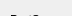
              <widget class="QWidget" name="scrollAreaWidgetContents">
               <property name="geometry">
                <rect>
                 <x>0</x>
                 <y>0</y>
                 <width>72</width>
                 <height>16</height>
                </rect>
               </property>
               <widget class="QLineEdit" name="portscan_IP_3">
                <property name="geometry">
                 <rect>
                  <x>10</x>
                  <y>40</y>
                  <width>211</width>
                  <height>27</height>
                 </rect>
                </property>
                <property name="placeholderText">
                 <string>8.8.8.8</string>
                </property>
               </widget>
               <widget class="QCheckBox" name="portscan_stealth_check_3">
                <property name="geometry">
                 <rect>
                  <x>100</x>
                  <y>140</y>
                  <width>100</width>
                  <height>25</height>
                 </rect>
                </property>
                <property name="maximumSize">
                 <size>
                  <width>100</width>
                  <height>16777215</height>
                 </size>
                </property>
                <property name="text">
                 <string>Stealth</string>
                </property>
               </widget>
               <widget class="QCheckBox" name="checkBox_6">
                <property name="geometry">
                 <rect>
                  <x>100</x>
                  <y>160</y>
                  <width>100</width>
                  <height>25</height>
                 </rect>
                </property>
                <property name="maximumSize">
                 <size>
                  <width>100</width>
                  <height>16777215</height>
                 </size>
                </property>
                <property name="text">
                 <string>Other2</string>
                </property>
               </widget>
               <widget class="QCheckBox" name="portscan_standard_check_3">
                <property name="geometry">
                 <rect>
                  <x>10</x>
                  <y>139</y>
                  <width>100</width>
                  <height>25</height>
                 </rect>
                </property>
                <property name="maximumSize">
                 <size>
                  <width>100</width>
                  <height>16777215</height>
                 </size>
                </property>
                <property name="text">
                 <string>Standard</string>
                </property>
               </widget>
               <widget class="QLineEdit" name="portscan_extraport_2">
                <property name="geometry">
                 <rect>
                  <x>10</x>
                  <y>106</y>
                  <width>211</width>
                  <height>27</height>
                 </rect>
                </property>
                <property name="placeholderText">
                 <string>80, 443</string>
                </property>
               </widget>
               <widget class="QLineEdit" name="portscan_maxport_3">
                <property name="geometry">
                 <rect>
                  <x>120</x>
                  <y>75</y>
                  <width>101</width>
                  <height>27</height>
                 </rect>
                </property>
                <property name="placeholderText">
                 <string>1024</string>
                </property>
               </widget>
               <widget class="QCheckBox" name="checkBox_7">
                <property name="geometry">
                 <rect>
                  <x>10</x>
                  <y>160</y>
                  <width>100</width>
                  <height>25</height>
                 </rect>
                </property>
                <property name="maximumSize">
                 <size>
                  <width>100</width>
                  <height>16777215</height>
                 </size>
                </property>
                <property name="text">
                 <string>Other1</string>
                </property>
               </widget>
               <widget class="QLineEdit" name="portscan_minport_3">
                <property name="geometry">
                 <rect>
                  <x>10</x>
                  <y>75</y>
                  <width>101</width>
                  <height>27</height>
                 </rect>
                </property>
                <property name="placeholderText">
                 <string>1</string>
                </property>
               </widget>
               <widget class="QLabel" name="label_21">
                <property name="geometry">
                 <rect>
                  <x>10</x>
                  <y>10</y>
                  <width>66</width>
                  <height>19</height>
                 </rect>
                </property>
                <property name="text">
                 <string>PortScan</string>
                </property>
               </widget>
               <widget class="Line" name="line_4">
                <property name="geometry">
                 <rect>
                  <x>10</x>
                  <y>200</y>
                  <width>211</width>
                  <height>31</height>
                 </rect>
                </property>
                <property name="orientation">
                 <enum>Qt::Horizontal</enum>
                </property>
               </widget>
               <widget class="QCheckBox" name="portscan_stealth_check_6">
                <property name="geometry">
                 <rect>
                  <x>330</x>
                  <y>140</y>
                  <width>100</width>
                  <height>25</height>
                 </rect>
                </property>
                <property name="maximumSize">
                 <size>
                  <width>100</width>
                  <height>16777215</height>
                 </size>
                </property>
                <property name="text">
                 <string>Stealth</string>
                </property>
               </widget>
               <widget class="QCheckBox" name="checkBox_12">
                <property name="geometry">
                 <rect>
                  <x>330</x>
                  <y>160</y>
                  <width>100</width>
                  <height>25</height>
                 </rect>
                </property>
                <property name="maximumSize">
                 <size>
                  <width>100</width>
                  <height>16777215</height>
                 </size>
                </property>
                <property name="text">
                 <string>Other2</string>
                </property>
               </widget>
               <widget class="QLineEdit" name="portscan_IP_6">
                <property name="geometry">
                 <rect>
                  <x>240</x>
                  <y>40</y>
                  <width>211</width>
                  <height>27</height>
                 </rect>
                </property>
                <property name="placeholderText">
                 <string>8.8.8.8</string>
                </property>
               </widget>
               <widget class="QCheckBox" name="portscan_standard_check_6">
                <property name="geometry">
                 <rect>
                  <x>240</x>
                  <y>139</y>
                  <width>100</width>
                  <height>25</height>
                 </rect>
                </property>
                <property name="maximumSize">
                 <size>
                  <width>100</width>
                  <height>16777215</height>
                 </size>
                </property>
                <property name="text">
                 <string>Standard</string>
                </property>
               </widget>
               <widget class="QLineEdit" name="portscan_extraport_5">
                <property name="geometry">
                 <rect>
                  <x>240</x>
                  <y>106</y>
                  <width>211</width>
                  <height>27</height>
                 </rect>
                </property>
                <property name="placeholderText">
                 <string>80, 443</string>
                </property>
               </widget>
               <widget class="QLabel" name="label_22">
                <property name="geometry">
                 <rect>
                  <x>240</x>
                  <y>10</y>
                  <width>81</width>
                  <height>19</height>
                 </rect>
                </property>
                <property name="text">
                 <string>Other Items</string>
                </property>
               </widget>
               <widget class="QLineEdit" name="portscan_maxport_6">
                <property name="geometry">
                 <rect>
                  <x>350</x>
                  <y>75</y>
                  <width>101</width>
                  <height>27</height>
                 </rect>
                </property>
                <property name="placeholderText">
                 <string>1024</string>
                </property>
               </widget>
               <widget class="QCheckBox" name="checkBox_13">
                <property name="geometry">
                 <rect>
                  <x>240</x>
                  <y>160</y>
                  <width>100</width>
                  <height>25</height>
                 </rect>
                </property>
                <property name="maximumSize">
                 <size>
                  <width>100</width>
                  <height>16777215</height>
                 </size>
                </property>
                <property name="text">
                 <string>Other1</string>
                </property>
               </widget>
               <widget class="QLineEdit" name="portscan_minport_6">
                <property name="geometry">
                 <rect>
                  <x>240</x>
                  <y>75</y>
                  <width>101</width>
                  <height>27</height>
                 </rect>
                </property>
                <property name="placeholderText">
                 <string>1</string>
                </property>
               </widget>
               <widget class="Line" name="line_6">
                <property name="geometry">
                 <rect>
                  <x>220</x>
                  <y>10</y>
                  <width>16</width>
                  <height>211</height>
                 </rect>
                </property>
                <property name="orientation">
                 <enum>Qt::Vertical</enum>
                </property>
               </widget>
               <widget class="Line" name="line_5">
                <property name="geometry">
                 <rect>
                  <x>240</x>
                  <y>200</y>
                  <width>211</width>
                  <height>31</height>
                 </rect>
                </property>
                <property name="orientation">
                 <enum>Qt::Horizontal</enum>
                </property>
               </widget>
               <widget class="QLineEdit" name="lineEdit_9">
                <property name="geometry">
                 <rect>
                  <x>140</x>
                  <y>370</y>
                  <width>751</width>
                  <height>27</height>
                 </rect>
                </property>
                <property name="text">
                 <string>Non Functional</string>
                </property>
               </widget>
              </widget>
